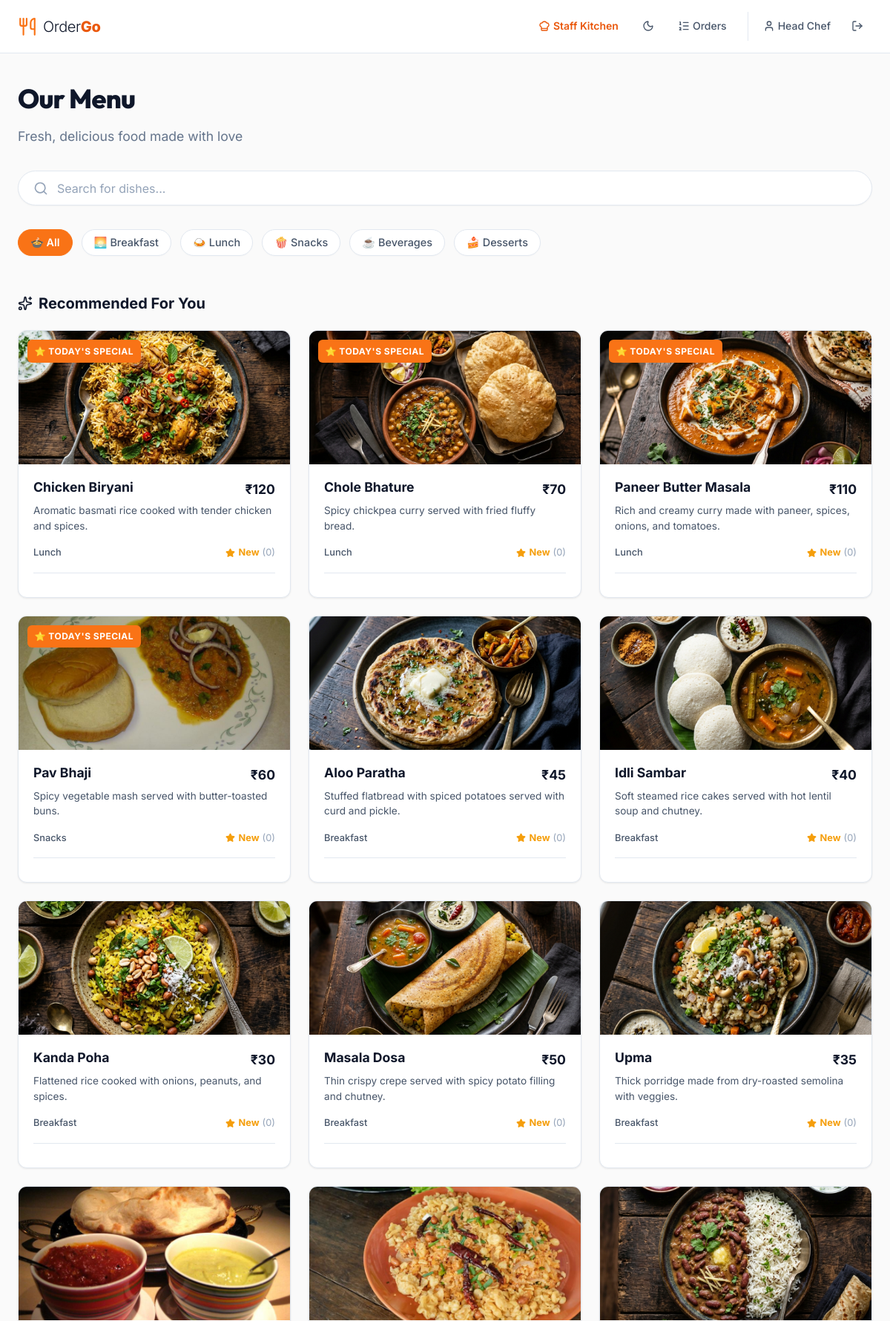
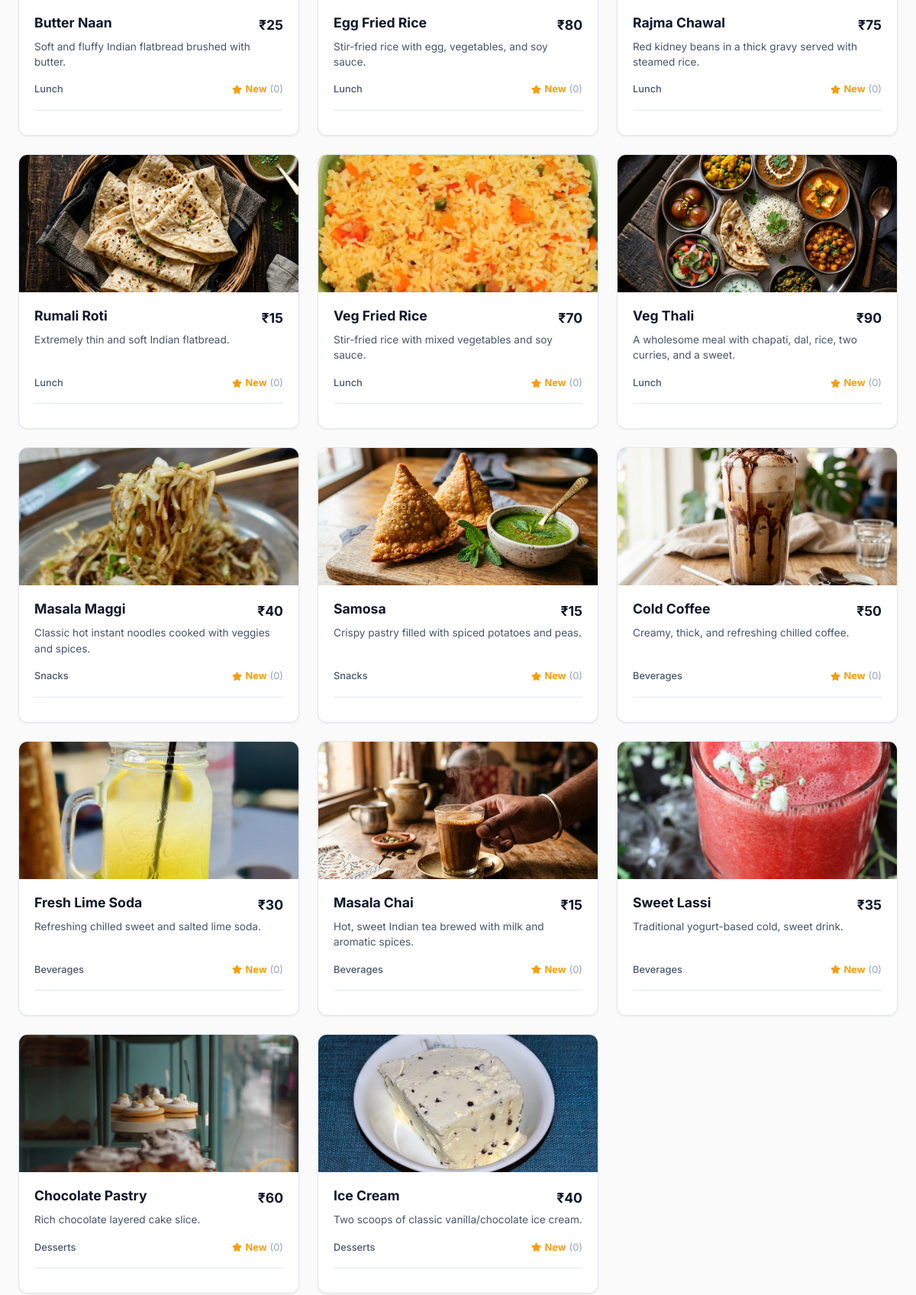
Page /menu.php (signed in, upper part) on the committed database (2 pictures, top to bottom).
### tables this page shows
CREATE TABLE IF NOT EXISTS odg_menu_items (
  item_id INT AUTO_INCREMENT PRIMARY KEY,
  name VARCHAR(255) NOT NULL,
  description TEXT,
  category ENUM('breakfast', 'lunch', 'snacks', 'beverages', 'desserts') NOT NULL,
  price DECIMAL(10, 2) NOT NULL,
  stock INT DEFAULT 50,
  image_url VARCHAR(255),
  is_available BOOLEAN DEFAULT 1,
  is_daily_special BOOLEAN DEFAULT 0,
  created_at DATETIME DEFAULT CURRENT_TIMESTAMP
);

### includes/helpers.php (called while the page is built, shortened)
<?php
function format_price($price): string {
    $val = floatval($price);
    return '₹' . number_format($val, (floor($val) == $val ? 0 : 2));
}
function get_image_url(?string $path): string {
    if (str_starts_with($path, 'assets/') || str_starts_with($path, 'uploads/')) {
        return ROOT_PATH . '/' . $path;
    }
    return ROOT_PATH . '/' . $path;
}

### includes/auth.php (called while the page is built, shortened)
<?php
function is_logged_in(): bool {
    return isset($_SESSION['user']) && !empty($_SESSION['user']['user_id']);
}

### menu.php (the view, shortened to what this page needs)
<?php
require_once __DIR__ . '/includes/helpers.php';
require_once __DIR__ . '/includes/auth.php';
$db = get_db();
$sql = "
    SELECT m.*,
           COALESCE(AVG(f.rating), 0) as avg_rating,
           COUNT(f.feedback_id) as review_count
    FROM odg_menu_items m
    LEFT JOIN odg_feedback f ON m.item_id = f.item_id
    GROUP BY m.item_id
    ORDER BY m.is_daily_special DESC, m.category ASC, m.name ASC
";
$stmt = $db->query($sql);
$menuItems = $stmt->fetchAll();
$categories = [
    'all'       => '🍲 All',
    'breakfast' => '🌅 Breakfast',
    'lunch'     => '🍛 Lunch',
    'snacks'    => '🍿 Snacks',
    'beverages' => '☕ Beverages',
    'desserts'  => '🍰 Desserts',
];
$activeCat = $_GET['cat'] ?? 'all';
require __DIR__ . '/includes/header.php';
?>
<div class="page container">
  <div class="page-header" style="margin-bottom: 2rem;">
    <h1 class="page-title" style="font-size: 2.25rem; font-weight: 800; color: #0f172a; margin-bottom: 0.5rem;">Our Menu</h1>
    <p class="page-subtitle" style="color: #64748b; font-size: 1.1rem;">Fresh, delicious food made with love</p>
  </div>
  <div class="menu-search-bar">
    <i data-lucide="search" class="search-icon" style="width: 20px; height: 20px;"></i>
    <input type="text" id="menu-search" class="search-input" placeholder="Search for dishes..." oninput="filterMenuItems()">
  </div>
  <div class="category-tabs">
    <?php foreach ($categories as $catKey => $catLabel): ?>
      <button class="category-tab <?= $activeCat === $catKey ? 'active' : '' ?>" onclick="selectCategory('<?= $catKey ?>', this)">
        <?= $catLabel ?>
      </button>
    <?php endforeach; ?>
  </div>
  <h2 style="font-size: 1.25rem; font-weight: 700; color: #0f172a; margin-bottom: 1.25rem; display: flex; align-items: center; gap: 0.5rem;">
    <i data-lucide="sparkles" style="width: 20px; height: 20px;"></i> Recommended For You
  </h2>
  <div class="menu-grid" id="menu-grid-container">
    <?php foreach ($menuItems as $item): ?>
      <?php
        $isSoldOut = (!$item['is_available'] || $item['stock'] <= 0);
        $rating = round($item['avg_rating'], 1);
        $imgUrl = get_image_url($item['image_url']);
      ?>
      <div class="glass-card menu-card <?= $isSoldOut ? 'unavailable' : '' ?>"
           data-cart-item-id="<?= $item['item_id'] ?>"
           data-name="<?= htmlspecialchars(strtolower($item['name'])) ?>"
           data-category="<?= $item['category'] ?>"
           data-desc="<?= htmlspecialchars(strtolower($item['description'])) ?>">
        <?php if ($item['is_daily_special']): ?>
          <span class="badge badge-special menu-card-badge">⭐ TODAY'S SPECIAL</span>
        <?php endif; ?>
        <div class="menu-card-image" onclick="openItemModal(<?= htmlspecialchars(json_encode($item)) ?>)">
          <img src="<?= $imgUrl ?>" alt="<?= htmlspecialchars($item['name']) ?>" class="menu-card-img" loading="lazy">
        </div>
        <div class="menu-card-content">
          <div class="menu-card-header">
            <h3 class="menu-card-name" onclick="openItemModal(<?= htmlspecialchars(json_encode($item)) ?>)">
              <?= htmlspecialchars($item['name']) ?>
            </h3>
            <?php if (is_logged_in()): ?>
              <span class="menu-card-price"><?= format_price($item['price']) ?></span>
            <?php endif; ?>
          </div>
          <p class="menu-card-desc"><?= htmlspecialchars($item['description']) ?></p>
          <div class="menu-card-meta">
            <span style="text-transform: capitalize; font-weight: 500;"><?= $item['category'] ?></span>
            <div class="menu-card-rating">
              <i data-lucide="star" style="width: 13px; height: 13px; fill: currentColor;"></i>
              <span><?= $rating > 0 ? $rating : 'New' ?></span>
              <span class="rating-count">(<?= $item['review_count'] ?>)</span>
            </div>
          </div>
          <div class="menu-card-actions">
          </div>
        </div>
      </div>
    <?php endforeach; ?>
  </div>
</div>
<?php require __DIR__ . '/includes/footer.php'; ?>

### assets/css/main.css (style rules this page uses)
:root { --bg-primary: #FAFAFA; --bg-secondary: #F4F4F5; --bg-tertiary: #E4E4E7; --bg-card: #FFFFFF; --bg-glass: rgba(255, 255, 255, 0.9); --bg-glass-hover: rgba(255, 255, 255, 1); --bg-glass-active: rgba(244, 244, 245, 1); --accent-primary: #F97316; --accent-primary-hover: #EA580C; --accent-primary-active: #C2410C; --accent-secondary: #FB923C; --accent-gradient: linear-gradient(135deg, #F97316 0%, #EA580C 100%); --accent-gradient-hover: linear-gradient(135deg, #FB923C 0%, #F97316 100%); --accent-glow: rgba(249, 115, 22, 0.18); --accent-tint: #FFF7ED; --accent-subtle: #FFEDD5; --status-pending: #F59E0B; --status-preparing: #3B82F6; --status-ready: #EA580C; --status-completed: #10B981; --status-cancelled: #EF4444; --text-primary: #0F172A; --text-secondary: #475569; --text-muted: #94A3B8; --text-accent: #EA580C; --border-subtle: #E2E8F0; --border-medium: #CBD5E1; --border-accent: rgba(249, 115, 22, 0.25); --shadow-sm: 0 1px 2px rgba(0, 0, 0, 0.04); --shadow-md: 0 4px 6px -1px rgba(0, 0, 0, 0.06), 0 2px 4px -2px rgba(0, 0, 0, 0.04); --shadow-lg: 0 10px 15px -3px rgba(0, 0, 0, 0.07), 0 4px 6px -4px rgba(0, 0, 0, 0.03); --shadow-glow: 0 0 18px rgba(249, 115, 22, 0.18); --shadow-card: 0 1px 3px rgba(0, 0, 0, 0.05), 0 1px 2px rgba(0, 0, 0, 0.03); --space-xs: 0.25rem; --space-sm: 0.5rem; --space-md: 1rem; --space-lg: 1.5rem; --space-xl: 2rem; --space-2xl: 3rem; --space-3xl: 4rem; --font-family: 'Inter', -apple-system, BlinkMacSystemFont, 'Segoe UI', sans-serif; --font-display: 'Outfit', 'Inter', -apple-system, sans-serif; --font-size-xs: 0.75rem; --font-size-sm: 0.875rem; --font-size-md: 1rem; --font-size-lg: 1.125rem; --font-size-xl: 1.25rem; --font-size-2xl: 1.5rem; --font-size-3xl: 2rem; --font-size-4xl: 2.5rem; --font-size-5xl: 3.5rem; --radius-sm: 0.375rem; --radius-md: 0.75rem; --radius-lg: 1rem; --radius-xl: 1.5rem; --radius-full: 9999px; --transition-fast: 150ms ease; --transition-base: 200ms ease; --transition-slow: 300ms ease; --max-width: 1200px; --navbar-height: 72px; }
*, *::before, *::after { margin: 0; padding: 0; box-sizing: border-box; }
html { font-size: 16px; scroll-behavior: smooth; }
body { font-family: var(--font-family); background: var(--bg-primary); color: var(--text-primary); line-height: 1.6; min-height: 100vh; display: flex; flex-direction: column; }
img { max-width: 100%; display: block; }
input, select, textarea, button { font-family: inherit; font-size: inherit; color: inherit; }
.container { width: 100%; max-width: var(--max-width); margin: 0 auto; padding: 0 var(--space-lg); }
.page { padding-top: calc(var(--navbar-height) + var(--space-xl)); padding-bottom: var(--space-3xl); flex: 1; }
.page-header { margin-bottom: var(--space-2xl); }
.page-title { font-family: var(--font-display); font-size: var(--font-size-3xl); font-weight: 800; color: var(--text-primary); margin-bottom: var(--space-sm); letter-spacing: -0.02em; }
.page-subtitle { color: var(--text-secondary); font-size: var(--font-size-lg); }
.glass-card { background: var(--bg-card); border: 1px solid var(--border-subtle); border-radius: var(--radius-lg); box-shadow: var(--shadow-card); transition: border-color var(--transition-fast), box-shadow var(--transition-fast); }
.badge { display: inline-flex; align-items: center; gap: 0.35rem; padding: 0.3rem 0.75rem; border-radius: var(--radius-full); font-size: var(--font-size-xs); font-weight: 700; text-transform: uppercase; letter-spacing: 0.04em; }

### rows in the picture
odg_menu_items: is_daily_special "⭐ TODAY'S SPECIAL", image_url (picture), name "Chicken Biryani", price "₹120", description "Aromatic basmati rice cooked with tender chicken and spices.", category "Lunch", review_count "0"
odg_menu_items: is_daily_special "⭐ TODAY'S SPECIAL", image_url (picture), name "Chole Bhature", price "₹70", description "Spicy chickpea curry served with fried fluffy bread.", category "Lunch", review_count "0"
odg_menu_items: is_daily_special "⭐ TODAY'S SPECIAL", image_url (picture), name "Paneer Butter Masala", price "₹110", description "Rich and creamy curry made with paneer, spices, onions, and tomatoes.", category "Lunch", review_count "0"
odg_menu_items: is_daily_special "⭐ TODAY'S SPECIAL", image_url (picture), name "Pav Bhaji", price "₹60", description "Spicy vegetable mash served with butter-toasted buns.", category "Snacks", review_count "0"
odg_menu_items: image_url (picture), name "Aloo Paratha", price "₹45", description "Stuffed flatbread with spiced potatoes served with curd and pickle.", category "Breakfast", review_count "0"
odg_menu_items: image_url (picture), name "Idli Sambar", price "₹40", description "Soft steamed rice cakes served with hot lentil soup and chutney.", category "Breakfast", review_count "0"
odg_menu_items: image_url (picture), name "Kanda Poha", price "₹30", description "Flattened rice cooked with onions, peanuts, and spices.", category "Breakfast", review_count "0"
odg_menu_items: image_url (picture), name "Masala Dosa", price "₹50", description "Thin crispy crepe served with spicy potato filling and chutney.", category "Breakfast", review_count "0"
odg_menu_items: image_url (picture), name "Upma", price "₹35", description "Thick porridge made from dry-roasted semolina with veggies.", category "Breakfast", review_count "0"
odg_menu_items: image_url (picture), name "Butter Naan", price "₹25", description "Soft and fluffy Indian flatbread brushed with butter.", category "Lunch", review_count "0"
odg_menu_items: image_url (picture), name "Egg Fried Rice", price "₹80", description "Stir-fried rice with egg, vegetables, and soy sauce.", category "Lunch", review_count "0"
odg_menu_items: image_url (picture), name "Rajma Chawal", price "₹75", description "Red kidney beans in a thick gravy served with steamed rice.", category "Lunch", review_count "0"
odg_menu_items: image_url (picture), name "Rumali Roti", price "₹15", description "Extremely thin and soft Indian flatbread.", category "Lunch", review_count "0"
odg_menu_items: image_url (picture), name "Veg Fried Rice", price "₹70", description "Stir-fried rice with mixed vegetables and soy sauce.", category "Lunch", review_count "0"
odg_menu_items: image_url (picture), name "Veg Thali", price "₹90", description "A wholesome meal with chapati, dal, rice, two curries, and a sweet.", category "Lunch", review_count "0"
odg_menu_items: image_url (picture), name "Masala Maggi", price "₹40", description "Classic hot instant noodles cooked with veggies and spices.", category "Snacks", review_count "0"
odg_menu_items: image_url (picture), name "Samosa", price "₹15", description "Crispy pastry filled with spiced potatoes and peas.", category "Snacks", review_count "0"
odg_menu_items: image_url (picture), name "Cold Coffee", price "₹50", description "Creamy, thick, and refreshing chilled coffee.", category "Beverages", review_count "0"
odg_menu_items: image_url (picture), name "Fresh Lime Soda", price "₹30", description "Refreshing chilled sweet and salted lime soda.", category "Beverages", review_count "0"
odg_menu_items: image_url (picture), name "Masala Chai", price "₹15", description "Hot, sweet Indian tea brewed with milk and aromatic spices.", category "Beverages", review_count "0"
odg_menu_items: image_url (picture), name "Sweet Lassi", price "₹35", description "Traditional yogurt-based cold, sweet drink.", category "Beverages", review_count "0"
odg_menu_items: image_url (picture), name "Chocolate Pastry", price "₹60", description "Rich chocolate layered cake slice.", category "Desserts", review_count "0"
odg_menu_items: image_url (picture), name "Ice Cream", price "₹40", description "Two scoops of classic vanilla/chocolate ice cream.", category "Desserts", review_count "0"

### other values in the picture
$user['name'] ?: $user['email'] "Head Chef"
$catLabel "🍲 All"
$catLabel "🌅 Breakfast"
$catLabel "🍛 Lunch"
$catLabel "🍿 Snacks"
$catLabel "☕ Beverages"
$catLabel "🍰 Desserts"
